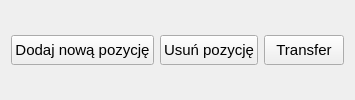
               <widget class="QFrame" name="frame_shares_buttons">
                <property name="styleSheet">
                 <string notr="true"/>
                </property>
                <property name="frameShape">
                 <enum>QFrame::NoFrame</enum>
                </property>
                <property name="frameShadow">
                 <enum>QFrame::Sunken</enum>
                </property>
                <layout class="QHBoxLayout" name="horizontalLayout_8">
                 <item>
                  <widget class="QPushButton" name="pushButton_shares_add">
                   <property name="minimumSize">
                    <size>
                     <width>0</width>
                     <height>30</height>
                    </size>
                   </property>
                   <property name="maximumSize">
                    <size>
                     <width>200</width>
                     <height>16777215</height>
                    </size>
                   </property>
                   <property name="font">
                    <font>
                     <pointsize>11</pointsize>
                    </font>
                   </property>
                   <property name="cursor">
                    <cursorShape>PointingHandCursor</cursorShape>
                   </property>
                   <property name="text">
                    <string>Dodaj nową pozycję</string>
                   </property>
                  </widget>
                 </item>
                 <item>
                  <widget class="QPushButton" name="pushButton_shares_delete">
                   <property name="minimumSize">
                    <size>
                     <width>0</width>
                     <height>30</height>
                    </size>
                   </property>
                   <property name="maximumSize">
                    <size>
                     <width>200</width>
                     <height>16777215</height>
                    </size>
                   </property>
                   <property name="font">
                    <font>
                     <pointsize>11</pointsize>
                    </font>
                   </property>
                   <property name="cursor">
                    <cursorShape>PointingHandCursor</cursorShape>
                   </property>
                   <property name="text">
                    <string>Usuń pozycję</string>
                   </property>
                  </widget>
                 </item>
                 <item>
                  <widget class="QPushButton" name="pushButton_shares_transfer">
                   <property name="minimumSize">
                    <size>
                     <width>0</width>
                     <height>30</height>
                    </size>
                   </property>
                   <property name="maximumSize">
                    <size>
                     <width>200</width>
                     <height>16777215</height>
                    </size>
                   </property>
                   <property name="font">
                    <font>
                     <pointsize>11</pointsize>
                    </font>
                   </property>
                   <property name="cursor">
                    <cursorShape>PointingHandCursor</cursorShape>
                   </property>
                   <property name="text">
                    <string>Transfer</string>
                   </property>
                  </widget>
                 </item>
                </layout>
               </widget>
